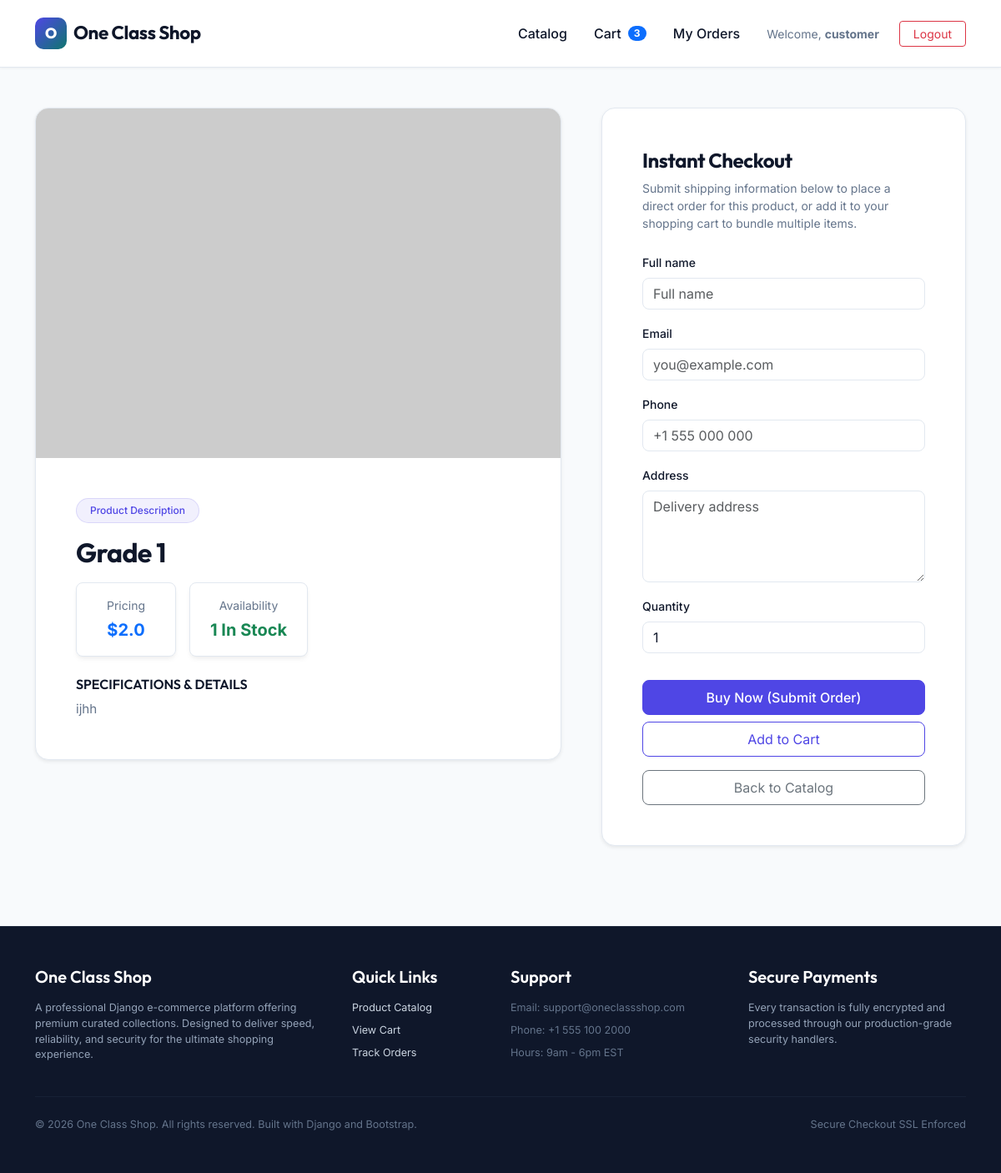
Screenshot of /product/1/ (signed in) with the database file from the repository.
### prouct/models.py (models this page shows, shortened)
class Cart(models.Model):
    user = models.OneToOneField(User, on_delete=models.CASCADE, related_name='cart', null=True, blank=True)
    created_at = models.DateTimeField(auto_now_add=True)
    updated_at = models.DateTimeField(auto_now=True)
    @property
    def total_items(self):
        return sum(item.quantity for item in self.items.all())

class CartItem(models.Model):
    cart = models.ForeignKey(Cart, on_delete=models.CASCADE, related_name='items')
    product = models.ForeignKey(Product, on_delete=models.CASCADE)
    quantity = models.PositiveIntegerField(default=1)

class Product(models.Model):
    product_id = models.AutoField(primary_key=True)
    name = models.CharField(max_length=100)
    price = models.FloatField()
    stock = models.IntegerField()
    description = models.TextField(null=True)
    image_url = models.JSONField(blank=True, default=list)
    class Meta:
        db_table = 'prouct_products'

### prouct/views.py (the view)
# urls.py: path('product/<int:product_id>/', product_detail, name='product_detail'),
def product_detail(request, product_id):
    product = get_object_or_404(Product, product_id=product_id)
    image_data = product.image_url
    if isinstance(image_data, list) and image_data:
        product.display_image = image_data[0]
    elif isinstance(image_data, str) and image_data.strip():
        product.display_image = image_data.strip()
    else:
        product.display_image = 'https://via.placeholder.com/900x700?text=Product+Image'
    if request.method == 'POST':
        if not request.user.is_authenticated:
            messages.warning(request, 'Please log in to place an order.')
            return redirect('login')
        form = OrderForm(request.POST)
        if form.is_valid():
            order = form.save(commit=False)
            order.product = product
            order.user = request.user
            if order.quantity > product.stock:
                form.add_error('quantity', f'Only {product.stock} items are available in stock.')
            else:
                with transaction.atomic():
                    order.save()
                    product.stock -= order.quantity
                    product.save(update_fields=['stock'])
                messages.success(request, 'Your order has been placed successfully.')
                return redirect('order_success', order_id=order.id)
    else:
        form = OrderForm(initial={'quantity': 1})
    return render(request, 'product_detail.html', {
        'product': product,
        'form': form,
    })

### prouct/forms.py
class OrderForm(forms.ModelForm):
    class Meta:
        model = Order
        fields = ['full_name', 'email', 'phone', 'address', 'quantity']
        widgets = {
            'full_name': forms.TextInput(attrs={'class': 'form-control', 'placeholder': 'Full name'}),
            'email': forms.EmailInput(attrs={'class': 'form-control', 'placeholder': 'you@example.com'}),
            'phone': forms.TextInput(attrs={'class': 'form-control', 'placeholder': '+1 555 000 000'}),
            'address': forms.Textarea(attrs={'class': 'form-control', 'rows': 4, 'placeholder': 'Delivery address'}),
            'quantity': forms.NumberInput(attrs={'class': 'form-control', 'min': 1, 'value': 1}),
        }

### prouct/context_processors.py (called while the page is built)
def cart_icon(request):
    from .utils import get_cart
    if request.path.startswith('/admin/'):
        return {}
    try:
        cart = get_cart(request)
        return {'cart': cart}
    except Exception:
        return {}

### prouct/utils.py (called while the page is built, shortened)
def get_cart(request):
    if request.user.is_authenticated:
        cart, created = Cart.objects.get_or_create(user=request.user)
        session_cart_id = request.session.get('cart_id')
        return cart

### prouct/templates/product_detail.html (shortened to what this page needs)
{% extends 'base.html' %}
{% block content %}
<div class="row g-4 g-lg-5 align-items-start mb-5">
  <div class="col-lg-7">
    <div class="glass-card rounded-4 overflow-hidden h-100 shadow-sm">
      <div class="position-relative bg-light text-center">
        {% if product.image_url %}
            {% with img=product.image_url.0 %}
                {% if "http" in img or "/" in img %}
                    <img src="{{ img }}" class="w-100" style="max-height: 520px; object-fit: cover;" alt="{{ product.name }}">
                {% else %}
                    <img src="{{ MEDIA_URL }}{{ img }}" class="w-100" style="max-height: 520px; object-fit: cover;" alt="{{ product.name }}">
                {% endif %}
            {% endwith %}
        {% else %}
            <img src="https://via.placeholder.com/900x700?text=No+Image+Available" class="w-100" style="max-height: 520px; object-fit: cover;" alt="{{ product.name }}">
        {% endif %}
      </div>
      <div class="p-4 p-lg-5">
        <span class="badge badge-soft rounded-pill px-3 py-2 mb-3">Product Description</span>
        <h1 class="h2 fw-bold section-title mb-3">{{ product.name }}</h1>
        <div class="d-flex flex-wrap gap-3 mb-4">
          <div class="glass-card rounded-3 px-4 py-3 text-center" style="min-width: 120px;">
            <div class="text-soft small mb-1">Pricing</div>
            <div class="fw-bold fs-5 text-primary">${{ product.price }}</div>
          </div>
          <div class="glass-card rounded-3 px-4 py-3 text-center" style="min-width: 120px;">
            <div class="text-soft small mb-1">Availability</div>
            {% if product.stock > 0 %}
              <div class="fw-bold fs-5 text-success">{{ product.stock }} In Stock</div>
            {% else %}
              <div class="fw-bold fs-5 text-danger">Out of Stock</div>
            {% endif %}
          </div>
        </div>
        <h4 class="h6 fw-semibold text-uppercase tracking-wider mb-2">Specifications & Details</h4>
        <p class="text-soft mb-0" style="line-height: 1.6; font-size: 0.95rem;">{{ product.description|default:"No technical details or catalog descriptions are available for this specific entry." }}</p>
      </div>
    </div>
  </div>
  <div class="col-lg-5">
    <div class="glass-card rounded-4 p-4 p-lg-5 position-sticky shadow-sm" style="top: 96px;">
      <div class="mb-4">
        <h2 class="h4 fw-bold section-title mb-2">Instant Checkout</h2>
        <p class="text-soft small mb-0">Submit shipping information below to place a direct order for this product, or add it to your shopping cart to bundle multiple items.</p>
      </div>
      <form method="post" class="vstack gap-3 needs-validation" novalidate>
        {% for field in form %}
          <div>
            <label class="form-label fw-medium small" for="{{ field.id_for_label }}">{{ field.label }}</label>
            {{ field }}
          </div>
        {% endfor %}
        <div class="d-grid gap-2 mt-3">
          <button type="submit" class="btn btn-accent btn-lg py-2 fs-6">Buy Now (Submit Order)</button>
          {% if product.stock > 0 %}
            <button type="button" class="btn btn-outline-primary btn-lg py-2 fs-6 add-to-cart-btn" data-product-id="{{ product.product_id }}">Add to Cart</button>
          {% else %}
            <button type="button" class="btn btn-secondary btn-lg py-2 fs-6" disabled>Out of stock</button>
          {% endif %}
          <a href="{% url 'index' %}" class="btn btn-outline-secondary py-2 small mt-2">Back to Catalog</a>
        </div>
      </form>
    </div>
  </div>
</div>
{% endblock %}

### prouct/templates/base.html (shortened to what this page needs)
<!doctype html>
<html lang="en">
  <head>
    <link href="https://cdn.jsdelivr.net/npm/bootstrap@5.3.3/dist/css/bootstrap.min.css" rel="stylesheet">
  </head>
  <body>
    <nav class="navbar navbar-expand-lg nav-shell navbar-light sticky-top">
      <div class="container py-2">
        <a class="navbar-brand d-flex align-items-center gap-2 fw-bold" href="{% url 'index' %}" style="color: var(--text);">
          <span class="brand-mark">O</span>
          <span>One Class Shop</span>
        </a>
        <div class="collapse navbar-collapse" id="navbarNav">
          <ul class="navbar-nav ms-auto align-items-center gap-3 mt-3 mt-lg-0">
            <li class="nav-item">
              <a class="nav-link fw-medium" href="{% url 'index' %}" style="color: var(--text);">Catalog</a>
            </li>
            <li class="nav-item">
              <a class="nav-link fw-medium position-relative d-inline-flex align-items-center gap-2" href="{% url 'cart_detail' %}" style="color: var(--text);">
                Cart
                <span class="badge rounded-pill bg-primary badge-count" id="cart-badge">{{ cart.total_items|default:0 }}</span>
              </a>
            </li>
            {% if user.is_authenticated %}
              <li class="nav-item">
                <a class="nav-link fw-medium" href="{% url 'my_orders' %}" style="color: var(--text);">My Orders</a>
              </li>
              <li class="nav-item ms-lg-2">
                <span class="navbar-text me-2 small text-soft">Welcome, <strong>{{ user.username }}</strong></span>
              </li>
              <li class="nav-item">
                <a class="btn btn-outline-danger btn-sm px-3" href="{% url 'logout' %}">Logout</a>
              </li>
            {% endif %}
          </ul>
        </div>
      </div>
    </nav>
    <main class="py-4 py-lg-5">
      <div class="container">
        {% block content %}{% endblock %}
      </div>
    </main>
    <footer class="py-5 mt-auto">
      <div class="container">
        <div class="row g-4">
          <div class="col-lg-4 col-md-6">
            <h5 class="footer-title">One Class Shop</h5>
            <p class="small">A professional Django e-commerce platform offering premium curated collections. Designed to deliver speed, reliability, and security for the ultimate shopping experience.</p>
          </div>
          <div class="col-lg-2 col-md-6">
            <h5 class="footer-title">Quick Links</h5>
            <ul class="list-unstyled d-flex flex-column gap-2 small">
              <li><a href="{% url 'index' %}">Product Catalog</a></li>
              <li><a href="{% url 'cart_detail' %}">View Cart</a></li>
              {% if user.is_authenticated %}
                <li><a href="{% url 'my_orders' %}">Track Orders</a></li>
              {% endif %}
            </ul>
          </div>
          <div class="col-lg-3 col-md-6">
            <h5 class="footer-title">Support</h5>
            <ul class="list-unstyled d-flex flex-column gap-2 small">
              <li><span class="text-soft">Email: support@oneclassshop.com</span></li>
              <li><span class="text-soft">Phone: +1 555 100 2000</span></li>
              <li><span class="text-soft">Hours: 9am - 6pm EST</span></li>
            </ul>
          </div>
          <div class="col-lg-3 col-md-6">
            <h5 class="footer-title">Secure Payments</h5>
            <p class="small">Every transaction is fully encrypted and processed through our production-grade security handlers.</p>
          </div>
        </div>
        <hr class="my-4" style="border-color: #334155;">
        <div class="d-flex flex-wrap justify-content-between align-items-center gap-2">
          <span class="small text-soft">© 2026 One Class Shop. All rights reserved. Built with Django and Bootstrap.</span>
          <span class="small text-soft">Secure Checkout SSL Enforced</span>
        </div>
      </div>
    </footer>
  </body>
</html>

### prouct/templates/base.html (style rules this page uses)
:root { --primary: #4f46e5; --primary-dark: #4338ca; --secondary: #0f766e; --bg: #f8fafc; --panel: #ffffff; --panel-border: #e2e8f0; --text: #0f172a; --muted: #64748b; --accent: #4f46e5; }
body { font-family: 'Inter', sans-serif; background-color: var(--bg); color: var(--text); min-height: 100vh; display: flex; flex-direction: column; }
h1, h2, h3, h4, h5, h6, .navbar-brand, .section-title { font-family: 'Outfit', sans-serif; }
.navbar-brand { font-size: 1.4rem; letter-spacing: -0.02em; }
.nav-shell { background: rgba(255, 255, 255, 0.95); border-bottom: 1px solid var(--panel-border); backdrop-filter: blur(8px); box-shadow: 0 1px 3px 0 rgba(0, 0, 0, 0.05); }
.glass-card, .product-card { background: var(--panel); border: 1px solid var(--panel-border); border-radius: 16px; box-shadow: 0 4px 6px -1px rgba(0, 0, 0, 0.05), 0 2px 4px -1px rgba(0, 0, 0, 0.03); transition: transform 0.25s ease, box-shadow 0.25s ease; }
.text-soft { color: var(--muted); }
.brand-mark { width: 38px; height: 38px; border-radius: 10px; background: linear-gradient(135deg, var(--primary), var(--secondary)); display: inline-flex; align-items: center; justify-content: center; font-weight: 800; color: #fff; font-size: 1.1rem; }
.btn-accent { background: var(--primary); border: 1px solid var(--primary); color: white; font-weight: 500; border-radius: 8px; transition: all 0.2s ease; }
.btn-outline-primary { color: var(--primary); border-color: var(--primary); border-radius: 8px; }
.btn-outline-secondary { border-radius: 8px; }
.section-title { font-weight: 700; letter-spacing: -0.02em; color: var(--text); }
.badge-soft { background: rgba(79, 70, 229, 0.08); color: var(--primary); border: 1px solid rgba(79, 70, 229, 0.15); font-weight: 500; }
.form-control, .form-select { background-color: #fff; border: 1px solid var(--panel-border); color: var(--text); border-radius: 8px; padding: 0.6rem 0.8s; }
a { color: var(--primary); text-decoration: none; transition: color 0.15s ease; }
.badge-count { font-size: 0.75rem; padding: 0.25em 0.6em; }
main { flex: 1; }
footer { background-color: #0f172a; color: #94a3b8; border-top: 1px solid #1e293b; font-size: 0.9rem; }
footer a { color: #cbd5e1; }
footer .footer-title { color: #ffffff; font-weight: 600; margin-bottom: 1rem; }

### rows the page displays
Cart: total_items "3"
Product: name "Grade 1", price "2.0", stock "1", description "ijhh"

### other values shown
{{ user.username }} "customer"
{{ field.label }} "Full name" "Email" "Phone" "Address" "Quantity"
